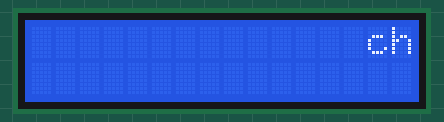
A sketch run on a simulated Arduino Uno, built with avr-gcc and run on an emulated ATmega328P. Shown: 16×2 character LCD.

Above: at 0.16 s.
At 1.16 s:
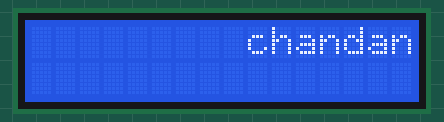
At 2.16 s:
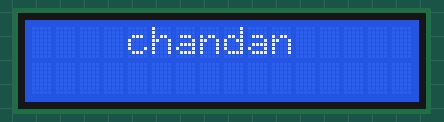
At 3.16 s:
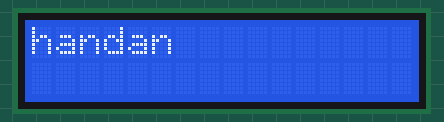
At 4.3 s:
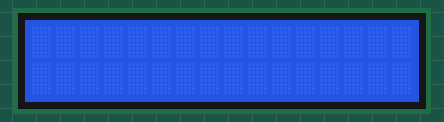
At 8.77 s:
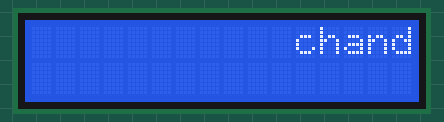

Measured:
- by itself, everything shown: repeats every 8.0 s, in 23 steps
- what the display in image 4 shows lasts 3.6 s, from 4.3 s to 7.9 s

The sketch:

Program3.5.ino
```cpp
#include <LiquidCrystal.h>
LiquidCrystal lcd(2,4,6,8,10,12);
void setup() {
  lcd.begin(16, 2);
  }
void loop() {
  lcd.setCursor(15,0);
  lcd.print("chandan");
  for(int i=0;i<16;i++)
  {
    lcd.scrollDisplayLeft();
    delay(200);
  }
  }
```
